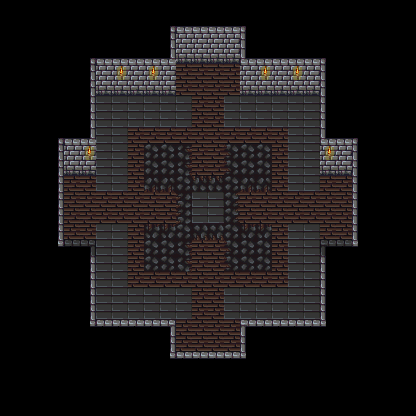

A level layout from a 2D game, rendered from its tile map. Below: a short description, then the map file with tile-grid data replaced by summaries:
An orthogonal 26x26 tile map with 16x16 px tiles, 10 tile layers (Ground, PhaseWalls, Walls, BottomWalls, ...), 2 tilesets and 1 object (02_LootSpawn).

<map version="1.10" tiledversion="1.11.2" orientation="orthogonal" renderorder="right-down" width="26" height="26" tilewidth="16" tileheight="16" infinite="0" nextlayerid="14" nextobjectid="2">
 <properties>
  <property name="unity:SortingLayer" value="Walls" />
  <property name="unity:SortingOrder" value="10" />
  <property name="unity:layer" value="IgnoreProjectile" />
 </properties>
 <tileset firstgid="1" source="../../Tilesets/SpriteSheetGeneral.tsx" />
 <tileset firstgid="109" source="../../Tilesets/NewWalls.tsx" />
 <layer id="1" name="Ground" width="26" height="26">
  <properties>
   <property name="unity:SortingLayer" value="Ground" />
  </properties>
  <data>[676 cells, 260 non-empty, 5 distinct tile ids]</data>
 </layer>
 <layer id="11" name="PhaseWalls" width="26" height="26">
  <properties>
   <property name="unity:SortingLayer" value="Walls" />
   <property name="unity:layer" value="IgnoreProjectile" />
  </properties>
  <data>[676 cells, 24 non-empty, 1 distinct tile ids]</data>
 </layer>
 <layer id="2" name="Walls" width="26" height="26">
  <properties>
   <property name="unity:SortingLayer" value="Walls" />
   <property name="unity:layer" value="Wall" />
  </properties>
  <data>[676 cells, 192 non-empty, 12 distinct tile ids]</data>
 </layer>
 <layer id="3" name="BottomWalls" width="26" height="26">
  <properties>
   <property name="unity:SortingLayer" value="Entities" />
   <property name="unity:SortingOrder" type="int" value="100" />
   <property name="unity:layer" value="IgnorePlayer" />
  </properties>
  <data>[676 cells, 24 non-empty, 3 distinct tile ids]</data>
 </layer>
 <layer id="4" name="WestExit" width="26" height="26">
  <properties>
   <property name="unity:SortingLayer" value="Entities" />
   <property name="unity:SortingOrder" type="int" value="101" />
   <property name="unity:layer" value="Wall" />
  </properties>
  <data>[676 cells, 24 non-empty, 2 distinct tile ids]</data>
 </layer>
 <layer id="5" name="EastExit" width="26" height="26">
  <properties>
   <property name="unity:SortingLayer" value="Entities" />
   <property name="unity:SortingOrder" type="int" value="101" />
   <property name="unity:layer" value="Wall" />
  </properties>
  <data>[676 cells, 24 non-empty, 2 distinct tile ids]</data>
 </layer>
 <layer id="6" name="SouthExit" width="26" height="26">
  <properties>
   <property name="unity:SortingLayer" value="Entities" />
   <property name="unity:SortingOrder" type="int" value="100" />
   <property name="unity:layer" value="Wall" />
  </properties>
  <data>[676 cells, 16 non-empty, 2 distinct tile ids]</data>
 </layer>
 <layer id="7" name="NorthExit" width="26" height="26">
  <properties>
   <property name="unity:SortingLayer" value="Walls" />
   <property name="unity:SortingOrder" type="int" value="10" />
   <property name="unity:layer" value="Wall" />
  </properties>
  <data>[676 cells, 10 non-empty, 3 distinct tile ids]</data>
 </layer>
 <layer id="12" name="NorthPhaseWall" width="26" height="26">
  <properties>
   <property name="unity:SortingLayer" value="Walls" />
   <property name="unity:SortingOrder" value="10" />
   <property name="unity:layer" value="IgnoreProjectile" />
  </properties>
  <data>[676 cells, 2 non-empty, 1 distinct tile ids]</data>
 </layer>
 <layer id="8" name="EntryCollider" width="26" height="26" opacity="0.5">
  <properties>
   <property name="unity:IsTrigger" type="bool" value="true" />
   <property name="unity:ignore" value="Visual" />
   <property name="unity:layer" value="ZoneCollider" />
  </properties>
  <data>[676 cells, 232 non-empty, 1 distinct tile ids]</data>
 </layer>
 <objectgroup id="9" name="Doors">
  <object id="1" template="../../Templates/Spawner.tx" name="02_LootSpawn" type="02_LootSpawn" x="200" y="214.667">
   <properties>
    <property name="SetLoot" value="Second" />
   </properties>
  </object>
 </objectgroup>
</map>
